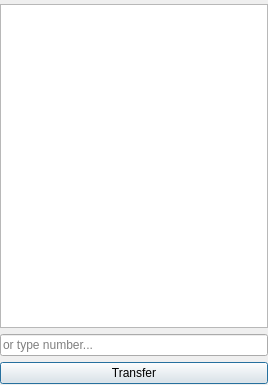
<?xml version="1.0" encoding="UTF-8"?>
<ui version="4.0">
 <class>CallUtilsDialog</class>
 <widget class="QDialog" name="CallUtilsDialog">
  <property name="geometry">
   <rect>
    <x>0</x>
    <y>0</y>
    <width>268</width>
    <height>385</height>
   </rect>
  </property>
  <property name="windowTitle">
   <string>Dialog</string>
  </property>
  <layout class="QVBoxLayout" name="verticalLayout">
   <property name="leftMargin">
    <number>0</number>
   </property>
   <property name="topMargin">
    <number>4</number>
   </property>
   <property name="rightMargin">
    <number>0</number>
   </property>
   <property name="bottomMargin">
    <number>1</number>
   </property>
   <item>
    <widget class="QListView" name="contactView"/>
   </item>
   <item>
    <widget class="QLineEdit" name="numberBar">
     <property name="placeholderText">
      <string>or type number...</string>
     </property>
     <property name="clearButtonEnabled">
      <bool>true</bool>
     </property>
    </widget>
   </item>
   <item>
    <widget class="QPushButton" name="transferButton">
     <property name="text">
      <string>Transfer</string>
     </property>
    </widget>
   </item>
  </layout>
 </widget>
 <resources/>
 <connections/>
</ui>
